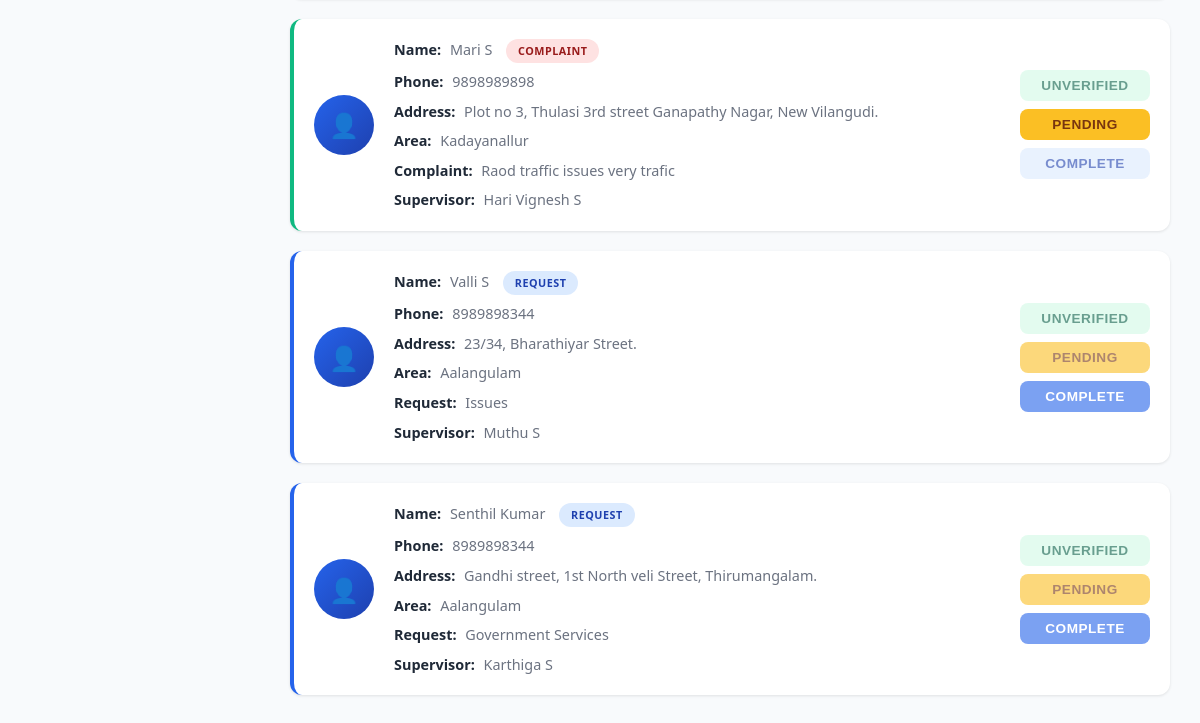
Page /task/ (lower part) on the earlier database version.
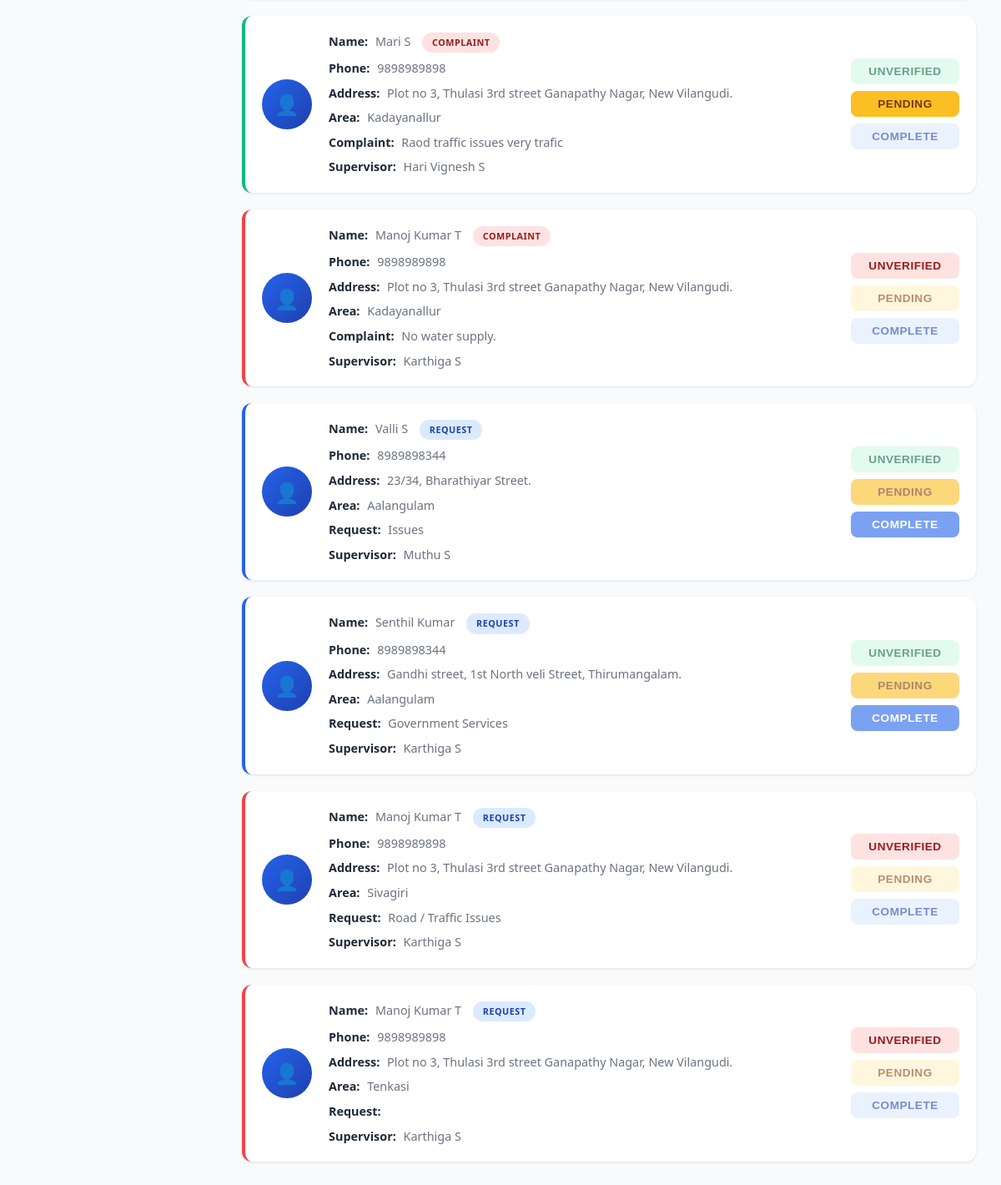
Same page on the later database version.
### myapp/models.py (models this page shows, shortened)
class Complaint(models.Model):
    user = models.CharField(max_length=100,null=True)
    phone = models.CharField(max_length=100,null=True)
    address = models.TextField(max_length=255, null=True)
    location = models.CharField(max_length=255, null=True)
    complaint_type = models.CharField(max_length=100, null=True)
    description = models.TextField(max_length=500, null=True)
    file = models.FileField(upload_to='complaints/', blank=True, null=True)
    date_time = models.DateTimeField(default=timezone.now)
    supervisor_name= models.CharField(max_length=100,null=True)
    status = models.CharField(
        max_length=20,
        default='unverified'
    )

class Request(models.Model):
    REQUEST_TYPES = [
        ("Public Safety", "Public Safety"),
        ("Sanitation / Hygiene", "Sanitation / Hygiene"),
        ("Road / Traffic Issues", "Road / Traffic Issues"),
        ("Electricity / Water Supply", "Electricity / Water Supply"),
        ("Government Services", "Government Services"),
        ("Others", "Others"),
    ]
    name = models.CharField(max_length=100)
    phone_number = models.CharField(max_length=15)
    address = models.TextField()
    request_type = models.CharField(max_length=50, choices=REQUEST_TYPES)
    other_type = models.CharField(max_length=100, null=True, blank=True)
    description = models.TextField(max_length=500, null=True)
    supervisor_name = models.CharField(max_length=100, null=True)
    area = models.CharField(max_length=100, null=True)
    date_time= models.DateTimeField(auto_now_add=True, null=True)
    file = models.FileField(upload_to='requests/', blank=True, null=True)
    status = models.CharField(
        max_length=20,
        default='unverified'
    )

### myapp/views.py (the view)
# urls.py: path("task/", views.Tasks, name="Tasks"),
def Tasks(request):
    supervisors=Supervisor.objects.all()
    areas=Area.objects.all()
    complaints=Complaint.objects.all()
    requests=Request.objects.all()
    return render(request, "task.html",{"supervisors": supervisors,"areas": areas, "complaints":complaints,"requests":requests})

### myapp/templates/task.html (shortened to what this page needs)
<!DOCTYPE html>
<html lang="en">
<head>
</head>
<body>
<div class="main-content">
  <div class="tasks-container" id="tasks-container">
    {% for item in complaints %}
    <div class="task-card"
         data-id="{{ item.id }}"
         data-type="complaint"
         data-supervisor="{{ item.supervisor_name }}"
         data-area="{{ item.location }}"
         data-status="{{ item.status|default:'unverified' }}">
      <div class="profile-img">👤</div>
      <div class="task-details">
        <p><strong>Name:</strong> {{ item.user }} <span class="task-type-badge complaint">Complaint</span></p>
        <p><strong>Phone:</strong> {{ item.phone }}</p>
        <p><strong>Address:</strong> {{ item.address }}</p>
        <p><strong>Area:</strong> {{ item.location }}</p>
        <p><strong>Complaint:</strong> {{ item.description }}</p>
        <p><strong>Supervisor:</strong> {{ item.supervisor_name }}</p>
      </div>
      <div class="task-buttons">
        <button class="status-btn unverified">Unverified</button>
        <button class="status-btn pending">Pending</button>
        <button class="status-btn complete">Complete</button>
      </div>
    </div>
    {% endfor %}
    {% for item in requests %}
    <div class="task-card"
         data-id="{{ item.id }}"
         data-type="request"
         data-supervisor="{{ item.supervisor_name }}"
         data-area="{{ item.area }}"
         data-status="{{ item.status|default:'unverified' }}">
      <div class="profile-img">👤</div>
      <div class="task-details">
        <p><strong>Name:</strong> {{ item.name }} <span class="task-type-badge request">Request</span></p>
        <p><strong>Phone:</strong> {{ item.phone_number }}</p>
        <p><strong>Address:</strong> {{ item.address }}</p>
        <p><strong>Area:</strong> {{ item.area }}</p>
        <p><strong>Request:</strong> {{ item.request_type }}</p>
        <p><strong>Supervisor:</strong> {{ item.supervisor_name }}</p>
      </div>
      <div class="task-buttons">
        <button class="status-btn unverified">Unverified</button>
        <button class="status-btn pending">Pending</button>
        <button class="status-btn complete">Complete</button>
      </div>
    </div>
    {% endfor %}
  </div>
</div>
</body>
</html>

Differences in the rows shown:
added Complaint: user "Manoj Kumar T", phone "9898989898", address "Plot no 3, Thulasi 3rd street Ganapathy Nagar, New Vilangudi.", location "Kadayanallur", description "No water supply.", supervisor_name "Karthiga S"
added Request: name "Manoj Kumar T", phone_number "9898989898", address "Plot no 3, Thulasi 3rd street Ganapathy Nagar, New Vilangudi.", area "Sivagiri", request_type "Road / Traffic Issues", supervisor_name "Karthiga S", status "unverified" (drawn)
added Request: name "Manoj Kumar T", phone_number "9898989898", address "Plot no 3, Thulasi 3rd street Ganapathy Nagar, New Vilangudi.", area "Tenkasi", supervisor_name "Karthiga S", status "unverified" (drawn)
